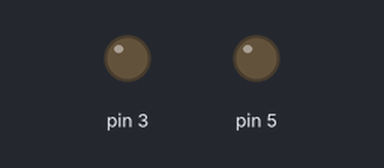
Recording of a program running on a simulated Raspberry Pi (header pin numbers). Shown: output pins drawn as LEDs (lit = HIGH). No MQTT or app messages arrive unless stated; what the program prints to the terminal is not drawn.

Above: at 0.1 s.
At 2.1 s:
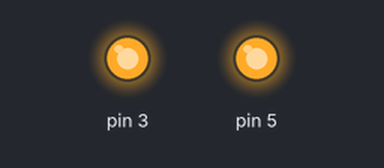
Timing chart, 0 to 4.5 s (numbered marks = the images above):
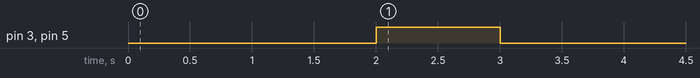

The program:

led_sub_mqtt.py
```python
import RPi.GPIO as GPIO
import time
import paho.mqtt.client as mqtt
import json


def gpio_setup():
    GPIO.setmode(GPIO.BOARD)
    time.sleep(1)
    GPIO.setup(3, GPIO.OUT)
    GPIO.setup(5, GPIO.OUT)
    time.sleep(1)
    GPIO.output(3, GPIO.HIGH)
    GPIO.output(5, GPIO.HIGH)
    time.sleep(1)
    GPIO.output(3, GPIO.LOW)
    GPIO.output(5, GPIO.LOW)


def on_connect(client, userdata, flags, rc):
    print("connect with result code" + str(rc))
    client.subscribe("gpio_control")


def on_message(client, userdata, msg):
    print(msg.topic + " " + str(msg.payload))
    gpio = json.loads(str(msg.payload))

    if gpio['pin'] == 3:
        if gpio['value' == 0]:
            GPIO.output(3, GPIO.LOW)
        else:
            GPIO.output(3, GPIO.HIGH)


client = mqtt.Client()
client.on_connect = on_connect
client.on_message = on_message
gpio_setup()

try:
    client.connect("10.0.75.1", 61613, 60)
    client.loop_forever()
except KeyboardInterrupt:
    client.disconnect()
```
